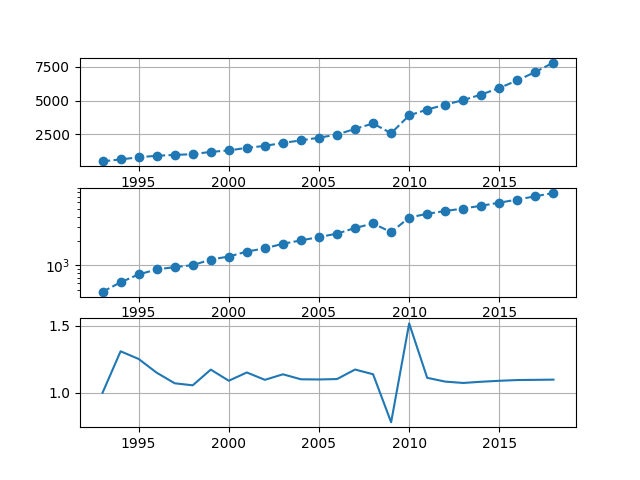

Recreate this plot in Python.
#! /usr/bin/env python2


from matplotlib.pyplot import *


year = range(1993,2019)
salary = [471, 617, # 1993, 1994
        773, 889, 952, 1005, 1179, # 1995-1999
        1285, 1480, 1623, 1847, 2033, # 2000-2004
        2235, 2464, 2892, 3292, 2566, # 2005-2009
        3896, 4331, 4692, 5036, 5451, # 2010-2014
        5939, 6504, 7132, 7832]       # 2015-2019

ratio = [1] + [salary[i+1] / (salary[i] + 0.0) for i in range(len(salary) - 1)]
print ratio

subplot(311)
plot(year, salary, "o--")
grid()

subplot(312)
semilogy(year, salary, "o--")
grid()

subplot(313)
plot(year, ratio)
grid()

# show()
savefig('1.png')
